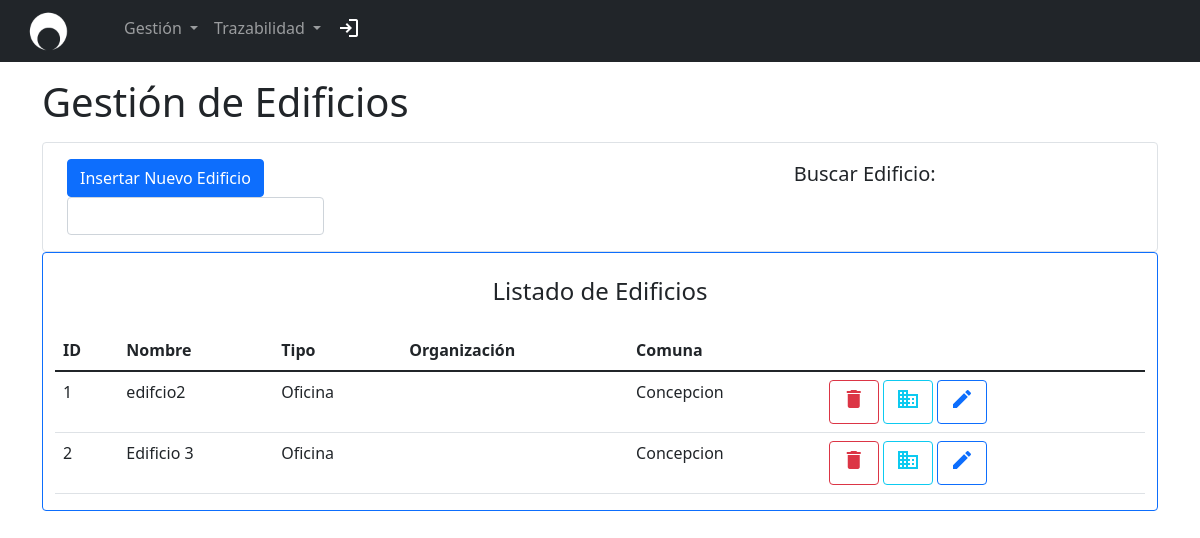
Page /prueba.php?p=gestion_departamentos_edificios/gestion_edificios (signed in) on the committed database.
### tables this page shows
CREATE TABLE `edificios` (
  `ID_EDIFICIO` int(11) NOT NULL,
  `ID` int(11) DEFAULT NULL,
  `COD_INE_COM` int(11) DEFAULT NULL,
  `NOMBRE_EDIFICIO` varchar(30) DEFAULT NULL,
  `TIPO_EDIFICIO` varchar(30) DEFAULT NULL,
  `ID_ORGANIZACIONES` int(11) DEFAULT NULL
);

CREATE TABLE `comunas` (
  `COD_INE_COM` int(11) NOT NULL,
  `COD_INE_PROV` int(11) DEFAULT NULL,
  `NOMBRE` varchar(30) DEFAULT NULL
);

### view/partials/gestion_departamentos_edificios/gestion_edificios.php (the view, shortened to what this page needs)
<?php
require('conexion.php');
?>
<body>
    <div class="container-sm align-items-center">
        <h1 class="my-3">Gestión de Edificios</h1>
        <div class="container-sm d-flex align-items-center border border-primary-2 rounded py-3">
            <div class="container aling-self-center">
                <div class="row row-cols-auto d-flex align-items-center">
                    <div class="col-8">
                        <button type="button" class="btn btn-primary" data-bs-toggle="modal" data-bs-target="#insertarEquipo">
                            Insertar Nuevo Edificio
                        </button>
                    </div>
                    <div class="col">
                        <h5>Buscar Edificio:</h5>
                    </div>
                    <div class="col">
                        <input type="text" class="form-control" id="inputFilter" aria-label="Busqueda por Parametros">
                    </div>
                </div>
            </div>
        </div>
        <div class="container-xl d-flex flex-column border border-primary rounded">
            <div class="align-self-center">
                <h4 class="my-4 ">Listado de Edificios</h4>
            </div>
            <div class="table-responsive caption-top">
                <table class="table" id="infoGestion">
                    <thead>
                        <tr>
                            <th scope="col">ID</th>
                            <th scope="col">Nombre</th>
                            <th scope="col">Tipo</th>
                            <th scope="col">Organización</th>
                            <th scope="col">Comuna</th>
                        </tr>
                    </thead>
                    <tbody>
                        <?php
                        $consulta = "SELECT * FROM edificios";
                        $resultado = mysqli_query($conexion, $consulta);
                        while ($row = mysqli_fetch_assoc($resultado)) {
                            $id_consultado = $row["ID_EDIFICIO"];
                            $nombre_consultado = $row["NOMBRE_EDIFICIO"];
                            $tipo_consultado = $row["TIPO_EDIFICIO"];
                            $comuna_consultada = $row["COD_INE_COM"];
                            echo "<tr>";
                            echo "<td>" . $id_consultado . "</td>";
                            echo  "<td>" . $nombre_consultado . "</td>";
                            echo  "<td>" . $tipo_consultado . "</td>";
                            $q2 = "SELECT nombre_organizacion FROM organizaciones WHERE id=" . $_SESSION["id_organizacion"] . ";";
                            $r2 = mysqli_query($conexion, $q2);
                            $organizacion = mysqli_fetch_assoc($r2);
                            echo  "<td>" . $organizacion["nombre_organizacion"] . "</td>";
                            $q3 = "SELECT nombre FROM comunas WHERE cod_ine_com=" . $comuna_consultada . ";";
                            $r3 = mysqli_query($conexion, $q3);
                            $comuna = mysqli_fetch_assoc($r3);
                            echo  "<td>" . $comuna["nombre"] . "</td>";
                            echo '<td> <button type="button" class="btn btn-outline-danger" data-bs-toggle="modal" data-bs-target="#confirmacionEliminar" data-bs-whatever="' . $id_consultado . '" ><span class="material-icons">delete</span></button>
                            <a class="btn btn-outline-info" href="prueba.php?p=gestion_departamentos_edificios\gestion_departamentos&id=' . $id_consultado . '" role="button"><span class="material-symbols-outlined">domain</span> </a>
                            <button type="button" class="btn btn-outline-primary" data-bs-toggle="modal" data-bs-target="#modificarEdificio" data-bs-whatever="' . $id_consultado . '"> <span class="material-icons">edit</span> </button>';
                            echo '</tr>';
                        }
                        ?>
                    </tbody>
                </table>
            </div>
        </div>
    </div>
</body>
</html>

### rows in the picture
edificios: ID_EDIFICIO "1", NOMBRE_EDIFICIO "edifcio2", TIPO_EDIFICIO "Oficina", COD_INE_COM.NOMBRE "Concepcion"
edificios: ID_EDIFICIO "2", NOMBRE_EDIFICIO "Edificio 3", TIPO_EDIFICIO "Oficina", COD_INE_COM.NOMBRE "Concepcion"
